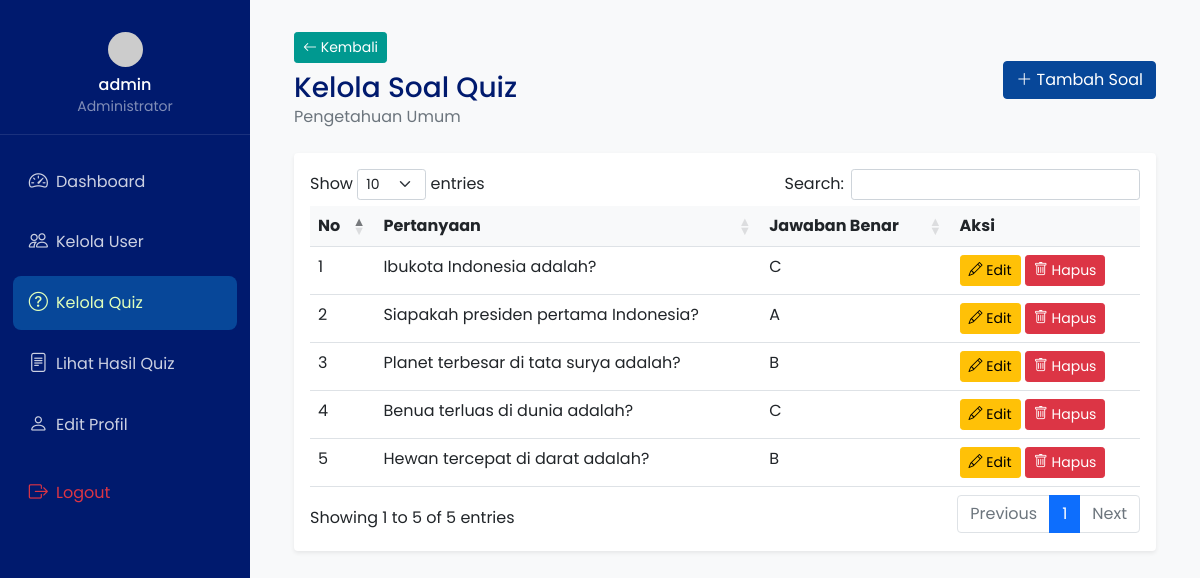
The app's page /admin/questions.php?quiz_id=3 (signed in), older data.
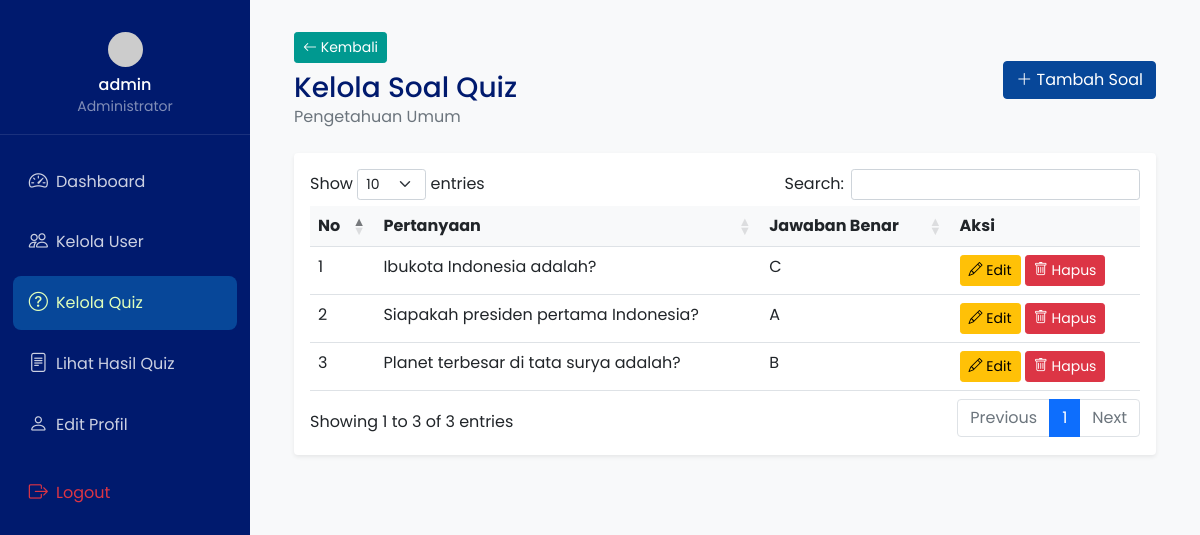
The same page, newer data.
### tables this page shows
CREATE TABLE IF NOT EXISTS quiz (
    id INT PRIMARY KEY AUTO_INCREMENT,
    title VARCHAR(100) NOT NULL,
    description TEXT,
    is_active BOOLEAN DEFAULT FALSE,
    created_at TIMESTAMP DEFAULT CURRENT_TIMESTAMP,
    updated_at TIMESTAMP DEFAULT CURRENT_TIMESTAMP ON UPDATE CURRENT_TIMESTAMP,
    deleted_at TIMESTAMP NULL DEFAULT NULL
);

CREATE TABLE IF NOT EXISTS questions (
    id INT PRIMARY KEY AUTO_INCREMENT,
    quiz_id INT,
    question TEXT NOT NULL,
    option_a VARCHAR(255) NOT NULL,
    option_b VARCHAR(255) NOT NULL,
    option_c VARCHAR(255) NOT NULL,
    option_d VARCHAR(255) NOT NULL,
    answer ENUM('A','B','C','D') NOT NULL,
    explanation TEXT,
    created_at TIMESTAMP DEFAULT CURRENT_TIMESTAMP,
    updated_at TIMESTAMP DEFAULT CURRENT_TIMESTAMP ON UPDATE CURRENT_TIMESTAMP,
    deleted_at TIMESTAMP NULL DEFAULT NULL,
    FOREIGN KEY (quiz_id) REFERENCES quiz(id)
);

### admin/questions.php (the view, shortened to what this page needs)
<?php
require_once '../config/config.php';
$quiz_id = $_GET['quiz_id'];
$query = "SELECT * FROM quiz WHERE id = ?";
$stmt = mysqli_prepare($conn, $query);
mysqli_stmt_bind_param($stmt, "i", $quiz_id);
mysqli_stmt_execute($stmt);
$quiz = mysqli_stmt_get_result($stmt)->fetch_assoc();
$id = $_SESSION['user_id'];
$query = "SELECT * FROM users WHERE id = '$id'";
$result = mysqli_query($conn, $query);
$user = mysqli_fetch_assoc($result);
$query = "SELECT * FROM questions WHERE quiz_id = ? AND deleted_at IS NULL ORDER BY id ASC";
$stmt = mysqli_prepare($conn, $query);
mysqli_stmt_bind_param($stmt, "i", $quiz_id);
mysqli_stmt_execute($stmt);
$questions = mysqli_stmt_get_result($stmt);
function getProfilePhotoUrl($user) {
    return 'https://ui-avatars.com/api/?name=' . urlencode($user['full_name'] ?? $user['username']) . '&background=random';
}
?>
<!DOCTYPE html>
<html>
<head>
    <link href="https://cdn.jsdelivr.net/npm/bootstrap@5.1.3/dist/css/bootstrap.min.css" rel="stylesheet">
    <link href="https://cdn.jsdelivr.net/npm/bootstrap-icons@1.7.2/font/bootstrap-icons.css" rel="stylesheet">
    <link href="https://cdn.datatables.net/1.11.5/css/dataTables.bootstrap5.min.css" rel="stylesheet">
    <link href="/assets/css/style.css" rel="stylesheet">
    <link href="/assets/css/sidebar.css" rel="stylesheet">
</head>
<body class="bg-light">
    <?php include 'components/sidebar.php'; ?>
    <div class="main-content">
        <div class="container-fluid">
            <div class="d-flex justify-content-between align-items-center mb-4">
                <div>
                    <div class="d-flex align-items-center gap-3 mb-2">
                        <a href="quiz.php" class="btn btn-secondary btn-sm">
                            <i class="bi bi-arrow-left"></i> Kembali
                        </a>
                    </div>
                    <h3 class="text-primary-dark mb-0">Kelola Soal Quiz</h3>
                    <p class="text-secondary mb-0"><?php echo htmlspecialchars($quiz['title']); ?></p>
                </div>
                <div>
                    <button class="btn btn-primary" data-bs-toggle="modal" data-bs-target="#addQuestionModal">
                        <i class="bi bi-plus-lg"></i> Tambah Soal
                    </button>
                </div>
            </div>
            <div class="card shadow-sm">
                <div class="card-body">
                    <div class="table-responsive">
                        <table class="table table-hover" id="questionsTable">
                            <thead class="bg-light">
                                <tr>
                                    <th>No</th>
                                    <th>Pertanyaan</th>
                                    <th>Jawaban Benar</th>
                                    <th>Aksi</th>
                                </tr>
                            </thead>
                            <tbody>
                                <?php
                                if (mysqli_num_rows($questions) > 0) {
                                    $no = 1;
                                    while ($row = mysqli_fetch_assoc($questions)) {
                                ?>
                                <tr>
                                    <td><?php echo $no++; ?></td>
                                    <td><?php echo htmlspecialchars($row['question']); ?></td>
                                    <td><?php echo $row['answer']; ?></td>
                                    <td>
                                        <button class="btn btn-warning btn-sm edit-btn"
                                                data-id="<?php echo $row['id']; ?>"
                                                data-question="<?php echo htmlspecialchars($row['question']); ?>"
                                                data-option-a="<?php echo htmlspecialchars($row['option_a']); ?>"
                                                data-option-b="<?php echo htmlspecialchars($row['option_b']); ?>"
                                                data-option-c="<?php echo htmlspecialchars($row['option_c']); ?>"
                                                data-option-d="<?php echo htmlspecialchars($row['option_d']); ?>"
                                                data-answer="<?php echo $row['answer']; ?>"
                                                data-explanation="<?php echo htmlspecialchars($row['explanation']); ?>">
                                            <i class="bi bi-pencil"></i> Edit
                                        </button>
                                        <a href="question_process.php?delete=<?php echo $row['id']; ?>&quiz_id=<?php echo $quiz_id; ?>"
                                           class="btn btn-danger btn-sm delete-btn">
                                            <i class="bi bi-trash"></i> Hapus
                                        </a>
                                    </td>
                                </tr>
                                <?php
                                    }
                                } else {
                                    echo '<tr><td colspan="4" class="text-center">Belum ada soal</td></tr>';
                                }
                                ?>
                            </tbody>
                        </table>
                    </div>
                </div>
            </div>
        </div>
    </div>
</body>
</html>

### admin/components/sidebar.php (shortened to what this page needs)
<?php
$current_page = basename($_SERVER['PHP_SELF'], '.php');
?>
<div class="sidebar">
    <div class="sidebar-header">
        <img src="<?php echo getProfilePhotoUrl($user); ?>"
            class="profile-image-sm rounded-circle mb-2" alt="Profile">
        <h6 class="text-white mb-0"><?php echo $_SESSION['username']; ?></h6>
        <small class="text-white-50">Administrator</small>
    </div>
    <ul class="nav flex-column mt-3">
        <li class="nav-item">
            <a href="/admin/dashboard.php" class="nav-link <?php echo ($current_page == 'dashboard') ? 'active' : ''; ?>">
                <i class="bi bi-speedometer2"></i> Dashboard
            </a>
        </li>
        <li class="nav-item">
            <a href="/admin/users.php" class="nav-link <?php echo ($current_page == 'users') ? 'active' : ''; ?>">
                <i class="bi bi-people"></i> Kelola User
            </a>
        </li>
        <li class="nav-item">
            <a href="/admin/quiz.php" class="nav-link <?php echo (in_array($current_page, ['quiz', 'questions'])) ? 'active' : ''; ?>">
                <i class="bi bi-question-circle"></i> Kelola Quiz
            </a>
        </li>
        <li class="nav-item">
            <a href="/admin/results.php" class="nav-link <?php echo ($current_page == 'results') ? 'active' : ''; ?>">
                <i class="bi bi-file-text"></i> Lihat Hasil Quiz
            </a>
        </li>
        <li class="nav-item">
            <a href="/admin/profile.php" class="nav-link <?php echo ($current_page == 'profile') ? 'active' : ''; ?>">
                <i class="bi bi-person"></i> Edit Profil
            </a>
        </li>
        <li class="nav-item mt-2">
            <a href="/auth/logout.php" class="nav-link text-danger">
                <i class="bi bi-box-arrow-right"></i> Logout
            </a>
        </li>
    </ul>
</div>

### assets/css/style.css (style rules this page uses)
:root { --primary-dark: #001A6E; --primary: #074799; --secondary: #009990; --light: #E1FFBB; --white: #ffffff; --gray: #6c757d; --success: #28a745; --danger: #dc3545; --bronze: #CD853F; --silver: #C0C0C0; --gold: #FFD700; --font-family: 'Poppins', sans-serif; }
.btn-primary { background-color: var(--primary); border-color: var(--primary); }
.btn-secondary { background-color: var(--secondary); border-color: var(--secondary); }
.profile-image-sm { width: 35px; height: 35px; border-radius: 50%; object-fit: cover; }
.card { border: none; box-shadow: 0 2px 10px rgba(0,0,0,0.1); }
.text-primary-dark { color: var(--primary-dark) !important; }
body { font-family: var(--font-family); }
h1, h2, h3, h4, h5, h6, .form-label { font-family: var(--font-family); }

### assets/css/sidebar.css (style rules this page uses)
.sidebar { position: fixed; top: 0; left: 0; height: 100vh; width: 250px; background-color: var(--primary-dark); padding-top: 1rem; transition: all 0.3s; }
.sidebar-header { padding: 1rem; text-align: center; border-bottom: 1px solid rgba(255,255,255,0.1); }
.sidebar .nav-link { color: rgba(255,255,255,0.8); padding: 0.8rem 1rem; margin: 0.2rem 0.8rem; border-radius: 0.5rem; display: flex; align-items: center; gap: 0.5rem; }
.sidebar .nav-link:hover, .sidebar .nav-link.active { background-color: var(--primary); color: var(--light); }
.sidebar .nav-link i { font-size: 1.2rem; }
.main-content { margin-left: 250px; padding: 2rem; transition: all 0.3s; }

Row changes from the older to the newer data that the page shows:
removed questions: question "Benua terluas di dunia adalah?", answer "C"
removed questions: question "Hewan tercepat di darat adalah?", answer "B"
Text that changed along with them:
text written by a page script: "Show entries Search: Showing 1 to 5 of 5 entries Previous 1 Next" → "Show entries Search: Showing 1 to 3 of 3 entries Previous 1 Next"
